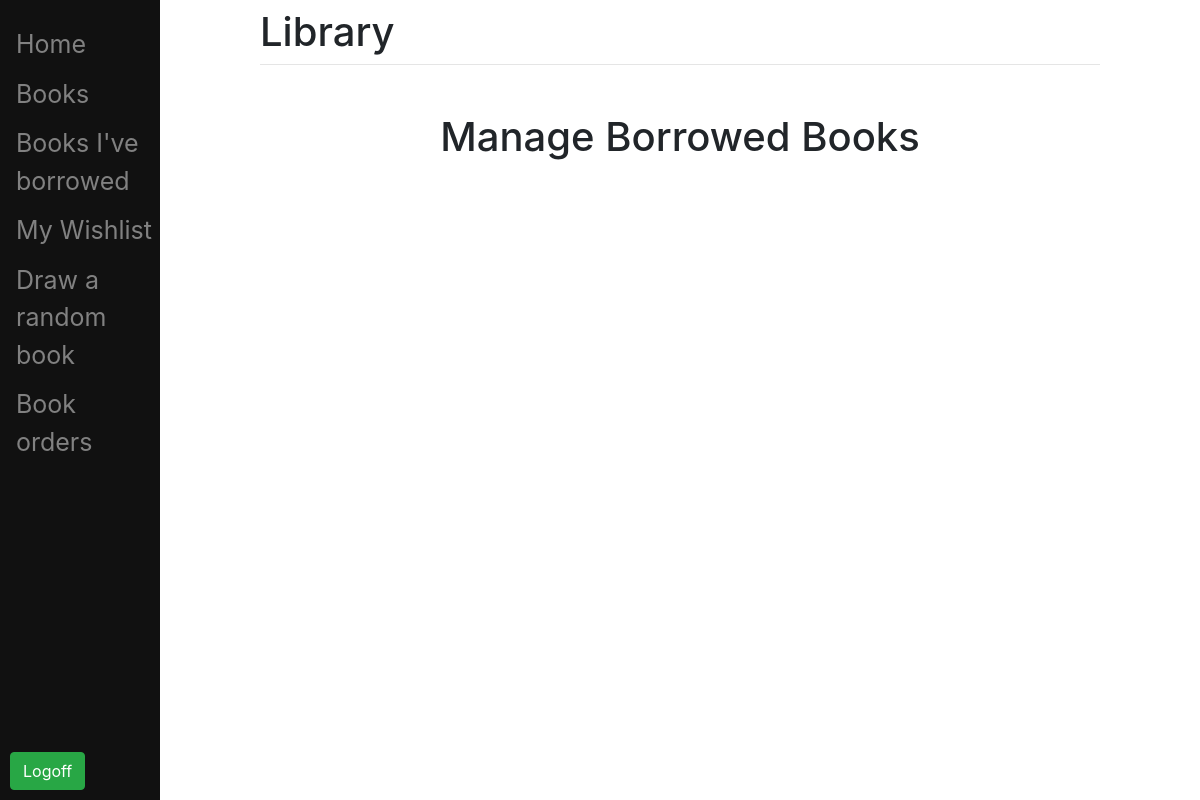
Before: /manage/ (signed in) with the older database file.
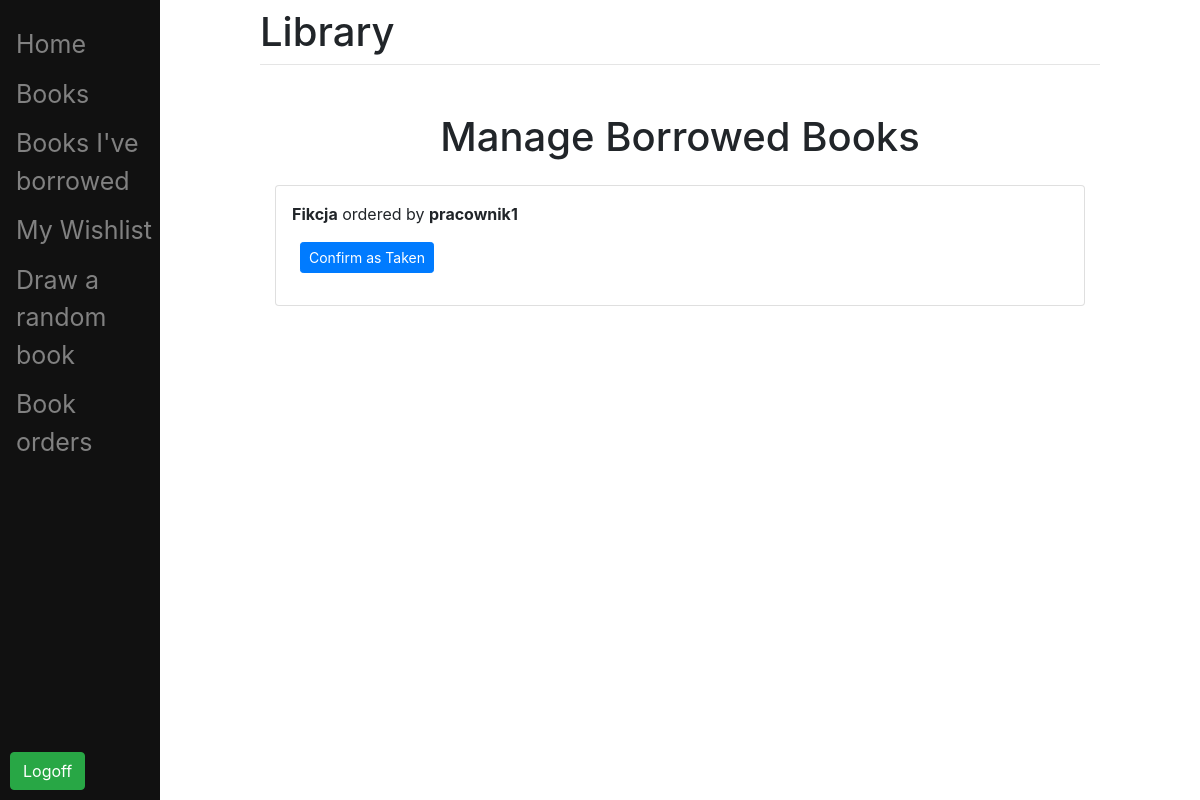
After: the same page with the newer database file.
### app/models.py (models this page shows, shortened)
class BooksToTake(models.Model):
    user = models.ForeignKey(User, on_delete=models.CASCADE)
    book = models.ForeignKey(Book, on_delete=models.CASCADE)
    location = models.CharField(max_length=200)
    date = models.DateField()
    is_taken = models.BooleanField(default=False)
    is_returned = models.BooleanField(default=False)
    requested_to_return = models.BooleanField(default=False)

class Book(models.Model):
    GENRE_CHOICES = [
        ('fiction', 'Fiction'),
        ('non-fiction', 'Non-Fiction'),
        ('fantasy', 'Fantasy'),
        ]
    title = models.CharField(max_length=200)
    author = models.CharField(max_length=200)
    genre = models.CharField(max_length=20, choices=GENRE_CHOICES)
    year = models.IntegerField()
    borrowed_by = models.ForeignKey(User, on_delete=models.CASCADE, related_name="book", null=True, blank=True)
    available = models.BooleanField(default=True)
    quantity = models.PositiveIntegerField(default=1)
    publisher = models.CharField(max_length=200,null=True, blank=True)
    def __str__(self):
        return self.title

### app/views.py (the view)
# urls.py: path('manage/', views.manage, name='manage'),
@login_required
def manage(request):
    all_borrowed_books = BooksToTake.objects.all()
    return render(request, 'app/manage.html', {'all_borrowed_books': all_borrowed_books})

### app/templates/app/manage.html (shortened to what this page needs)
{% extends 'app/base.html' %}
{% block content %}
<div class="container mt-5">
    <h1 class="text-center mb-4">Manage Borrowed Books</h1>
    <div class="list-group">
        {% for book in all_borrowed_books %}
            <div class="list-group-item mb-3 p-3">
                <p>
                    <strong>{{ book.book }}</strong> ordered by <strong>{{ book.user }}</strong>
                    {% if not book.is_taken %}
                    <form action="{% url 'confirm_taken' %}" method="post" class="d-inline ml-2">
                        <button type="submit" class="btn btn-primary btn-sm">Confirm as Taken</button>
                    </form>
                    {% endif %}
                </p>
            </div>
        {% endfor %}
    </div>
</div>
{% endblock %}

### app/templates/app/base.html (shortened to what this page needs)
<!DOCTYPE html>
<html lang="en">
<head>
<link rel="stylesheet" href="https://cdn.jsdelivr.net/npm/bootstrap@4.3.1/dist/css/bootstrap.min.css">
</head>
<body>
    {% if user.is_authenticated %}
    <div class="sidenav">
        <a href="/home">Home</a>
        <a href="/books/">Books</a>
        <a href="/mypage/">Books I've borrowed</a>
        <a href="/wishlist">My Wishlist</a>
        <a href="/random_book">Draw a random book</a>
        {% for group in user.groups.all %}
            {% if group.name == 'Employees' %}
                <a href="/manage">Book orders</a>
            {% endif %}
        {% endfor %}
        <form method="post" action="{% url 'logout' %}">
            <button type="submit" class="btn btn-success" style="position: fixed; text-align:center; bottom:0;margin:10px;">Logoff</button>
        </form>
    </div>
    {% endif %}
    <div id="content" name="content" class="main">
        <div class="row justify-content-center">
            <div  style="width:80%;">
                <h1 class="mt-2">Library</h1>
                <hr class="mt-0 mb-4">
                    {% block content %}
                    {% endblock %}
            </div>
        </div>
    </div>
</body>
</html>

Changed rows visible on the page:
added BooksToTake: book "Fikcja", user "pracownik1"
